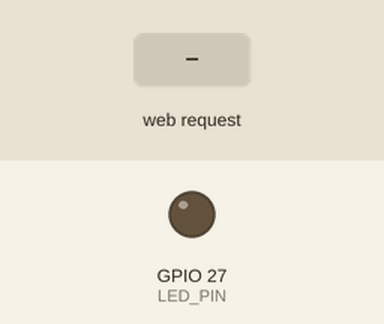
A sketch run on a simulated ESP32. Parts: output pins drawn as LEDs (lit = HIGH). The test bench sets the inputs (shaded band). WiFi joins after 1.5 s; servers stay silent unless stated; what the sketch prints to the serial monitor is not drawn.

Above: at 2.7 s.
2.8 s: HTTP request GET /on received
At 3.3 s:
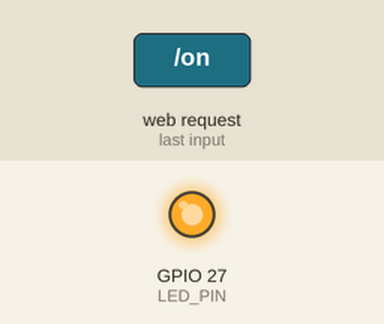
4.3 s: HTTP request GET /off received
At 5.7 s:
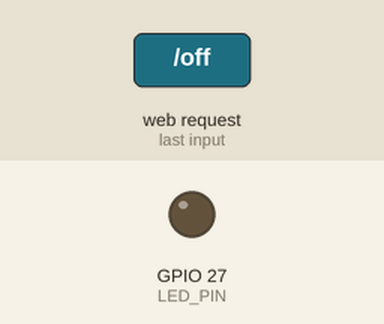
Timing chart, 0 to 7.3 s (numbered marks = the images above; inputs shaded):
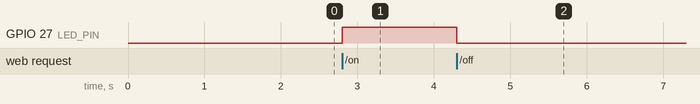

The sketch:

wifi_ip.ino
```cpp
/*
int ledPin = 4;
int ledSari =14 ;
int ledYesil= 27;
const int buttonPin = 33;
*/

#include <WiFi.h>
#include <WebServer.h>

const char* SSID = "Bihtus";
const char* PASS = "Mertebru2002";

const int LED_PIN = 27;
WebServer server(80);
int durum = LOW;

String sayfa() {
  return String("<h2>ESP32 LED</h2>Durum: ") + (durum?"ACIK":"KAPALI") +
         "<br><a href='/on'>AÇ</a> | <a href='/off'>KAPAT</a>";
}

void handleRoot(){ server.send(200,"text/html",sayfa()); }
void handleOn(){  durum=HIGH; digitalWrite(LED_PIN,durum); handleRoot(); }
void handleOff(){ durum=LOW;  digitalWrite(LED_PIN,durum); handleRoot(); }

void setup() {
  pinMode(LED_PIN, OUTPUT); digitalWrite(LED_PIN, LOW);
  Serial.begin(115200);
  WiFi.begin(SSID, PASS);
  while (WiFi.status()!=WL_CONNECTED){ delay(300); Serial.print("."); }
  Serial.println("\nIP: " + WiFi.localIP().toString());
  server.on("/", handleRoot);
  server.on("/on", handleOn);
  server.on("/off", handleOff);
  server.begin();
}

void loop(){ server.handleClient(); }
```

Measured:
- after the input at 2.8 s, GPIO 27 (LED_PIN): LOW → HIGH at once
- after the input at 4.3 s, GPIO 27 (LED_PIN): HIGH → LOW at once
